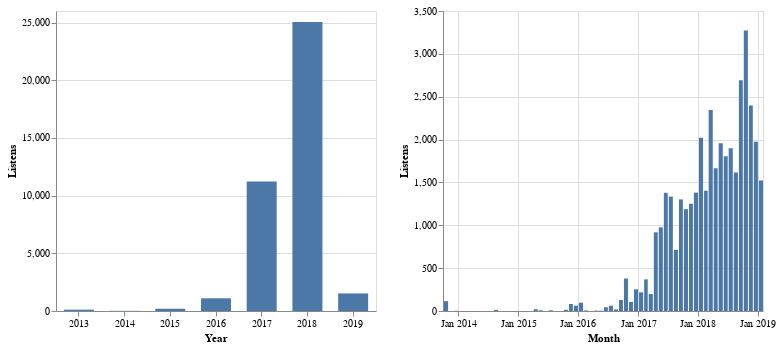

Notebook code cell kept with this figure:
### Code cell
#collapse-hide
t = (
    df.ts.dt  # Use the datetime attributes of the ts column
    .to_period('D')  # Convert the ts column to a 'date' period. So the timestamp is reduced to a date like '28-2-2020'.
    .value_counts()  # Counts the frequency of all days (i.e. count how many songs were played that day).
    .to_timestamp()  # The index is a RangeIndex after the `to_period`, so we convert it back to a datetime.
    .to_frame()      # Altair wants dataframes, so we convert it to a dataframe.
    .reset_index()   # Make the datetime index a separate column instead of the index. 
    .rename(columns={'index': 'date', 'ts': 'listens'})  # Rename the columns to be descriptive
)

yearly = alt.Chart(t).mark_bar(size=30).encode(
    alt.X('year(date):O', title='Year'),
    alt.Y('sum(listens):Q', title='Listens'),
    tooltip=['sum(listens)', 'year(date)']
).properties(width=MAXWIDTH/2)

monthly = alt.Chart(t).mark_bar().encode(
    alt.X('yearmonth(date)', title='Month'),
    alt.Y('sum(listens):Q', title='Listens'),
    tooltip=['sum(listens)', 'yearmonth(date)'],
).properties(width=MAXWIDTH/2)

# Altair allows really easy formatting, having horizontal concatenation with the | operator
yearly | monthly

### Figure 1 — Vega-Lite specification as saved in the notebook (floating-point values rounded to 4 significant figures; data arrays with more than 128 entries replaced by an {"elided": "..."} marker saying what was removed)
{"usermeta": {"embedOptions": {"theme": "latimes"}}, "config": {"view": {"continuousWidth": 400, "continuousHeight": 300}}, "hconcat": [{"mark": {"type": "bar", "size": 30}, "encoding": {"tooltip": [{"type": "quantitative", "aggregate": "sum", "field": "listens"}, {"type": "temporal", "field": "date", "timeUnit": "year"}], "x": {"type": "ordinal", "field": "date", "timeUnit": "year", "title": "Year"}, "y": {"type": "quantitative", "aggregate": "sum", "field": "listens", "title": "Listens"}}, "width": 320.0}, {"mark": "bar", "encoding": {"tooltip": [{"type": "quantitative", "aggregate": "sum", "field": "listens"}, {"type": "temporal", "field": "date", "timeUnit": "yearmonth"}], "x": {"type": "temporal", "field": "date", "timeUnit": "yearmonth", "title": "Month"}, "y": {"type": "quantitative", "aggregate": "sum", "field": "listens", "title": "Listens"}}, "width": 320.0}], "data": {"name": "data-bbdccaa9ac9ab783d23accc56de671f6"}, "$schema": "https://vega.github.io/schema/vega-lite/v4.8.1.json", "datasets": {"data-bbdccaa9ac9ab783d23accc56de671f6": {"elided": "774 records"}}}
